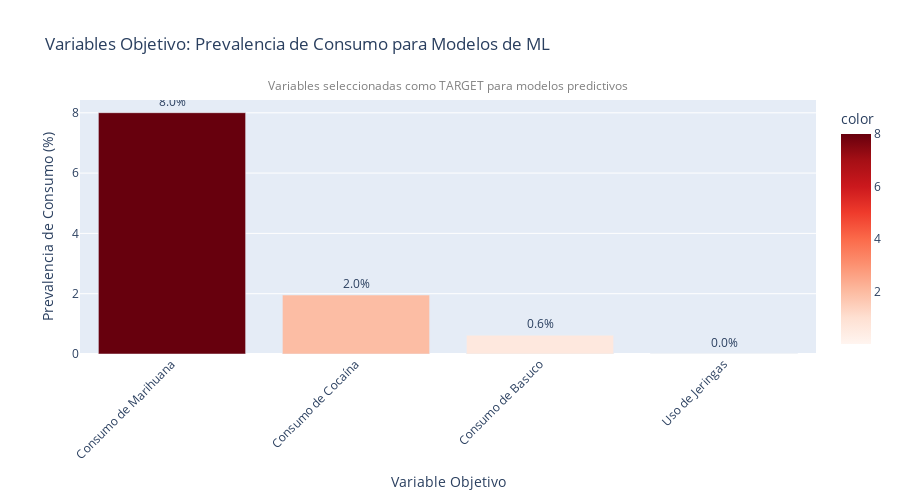

Here is the notebook cell this chart was saved with:
### Markdown cell above
## ANÁLISIS ESPECÍFICO PARA PREDICCIÓN DE CONSUMO
### Variables Objetivo: Marihuana, Cocaína, Basuco y Uso de Jeringas
### Variables Predictoras: Entorno Social, Actitudes, Accesibilidad y Exposición

**ENFOQUE ESTRATÉGICO:**
- **Marihuana**: Variable principal para modelos de clasificación (8% prevalencia)
- **Cocaína**: Variable intermedia para análisis de riesgo (1.96% prevalencia)
- **Basuco**: Variable de alto riesgo con técnicas para clases desbalanceadas (0.62% prevalencia)
- **Jeringas**: Variable de análisis descriptivo (0.014% prevalencia)

### Code cell
# ANÁLISIS ESPECÍFICO DE VARIABLES OBJETIVO

# Verificar disponibilidad de variables objetivo
variables_objetivo_disponibles = {}
for tipo, var in target_variables.items():
    if var in df.columns:
        variables_objetivo_disponibles[tipo] = var
        print(f"{get_readable_name(var)} ({tipo.upper()}): {var} - Disponible")
    else:
        print(f"{get_readable_name(var)} ({tipo.upper()}): {var} - NO disponible")

print(f"\nVariables objetivo disponibles: {len(variables_objetivo_disponibles)}")

# Calcular prevalencias para variables objetivo
prevalencias_objetivo = {}
for tipo, var in variables_objetivo_disponibles.items():
    prevalencia = (df[var] == 1).mean() * 100
    prevalencias_objetivo[tipo] = prevalencia
    nombre_legible = get_readable_name(var)
    print(f"{nombre_legible}: {prevalencia:.2f}% de prevalencia")

# Gráfico de variables objetivo con nombres legibles
if prevalencias_objetivo:
    # Crear nombres legibles para el gráfico
    nombres_legibles = []
    valores_prevalencia = []
    
    for tipo, prevalencia in prevalencias_objetivo.items():
        var_code = target_variables[tipo]
        nombre_legible = get_readable_name(var_code)
        nombres_legibles.append(nombre_legible)
        valores_prevalencia.append(prevalencia)
    
    fig_objetivo = px.bar(
        x=nombres_legibles,
        y=valores_prevalencia,
        title='Variables Objetivo: Prevalencia de Consumo para Modelos de ML',
        labels={'x': 'Variable Objetivo', 'y': 'Prevalencia de Consumo (%)'},
        color=valores_prevalencia,
        color_continuous_scale='Reds',
        text=[f'{v:.1f}%' for v in valores_prevalencia]
    )
    
    fig_objetivo.update_traces(textposition='outside')
    fig_objetivo.update_layout(
        height=500,
        showlegend=False,
        xaxis_tickangle=-45,
        annotations=[
            dict(
                x=0.5, y=1.1,
                xref='paper', yref='paper',
                text='Variables seleccionadas como TARGET para modelos predictivos',
                showarrow=False,
                font=dict(size=12, color='gray')
            )
        ]
    )
    
    fig_objetivo.show()
else:
    print("No se encontraron variables objetivo en el dataset")

### Figure 1 — Plotly figure (JSON) as saved in the notebook; plotly's stock layout.template omitted (floating-point values rounded to 4 significant figures)
{"data": [{"hovertemplate": "Variable Objetivo=%{x}<br>Prevalencia de Consumo (%)=%{y}<br>text=%{text}<br>color=%{marker.color}<extra></extra>", "legendgroup": "", "marker": {"color": [8.003, 1.956, 0.623, 0.01407], "coloraxis": "coloraxis", "pattern": {"shape": ""}}, "name": "", "orientation": "v", "showlegend": false, "text": ["8.0%", "2.0%", "0.6%", "0.0%"], "textposition": "outside", "type": "bar", "x": ["Consumo de Marihuana", "Consumo de Cocaína", "Consumo de Basuco", "Uso de Jeringas"], "xaxis": "x", "y": [8.003, 1.956, 0.623, 0.01407], "yaxis": "y"}], "layout": {"annotations": [{"font": {"color": "gray", "size": 12}, "showarrow": false, "text": "Variables seleccionadas como TARGET para modelos predictivos", "x": 0.5, "xref": "paper", "y": 1.1, "yref": "paper"}], "barmode": "relative", "coloraxis": {"colorbar": {"title": {"text": "color"}}, "colorscale": [[0, "rgb(255,245,240)"], [0.125, "rgb(254,224,210)"], [0.25, "rgb(252,187,161)"], [0.375, "rgb(252,146,114)"], [0.5, "rgb(251,106,74)"], [0.625, "rgb(239,59,44)"], [0.75, "rgb(203,24,29)"], [0.875, "rgb(165,15,21)"], [1, "rgb(103,0,13)"]]}, "height": 500, "legend": {"tracegroupgap": 0}, "showlegend": false, "title": {"text": "Variables Objetivo: Prevalencia de Consumo para Modelos de ML"}, "xaxis": {"anchor": "y", "domain": [0, 1], "tickangle": -45, "title": {"text": "Variable Objetivo"}}, "yaxis": {"anchor": "x", "domain": [0, 1], "title": {"text": "Prevalencia de Consumo (%)"}}}}
